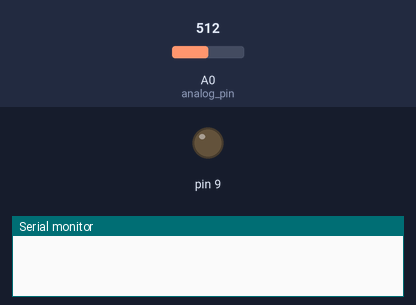
A sketch run on a simulated Arduino Uno, built with avr-gcc and run on an emulated ATmega328P. On the bench: output pins drawn as LEDs (lit = HIGH), the last lines printed to the serial monitor. The inputs (shaded band) are chosen by the test bench; at power-on: A0 (analog_pin) = 512.

Above: at 0.05 s.
At 1.2 s:
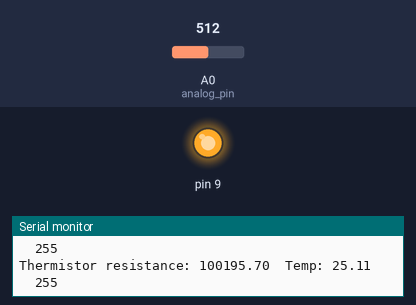
1.3 s: A0 (analog_pin) set to 1023
Timing chart, 0 to 4.3 s (numbered marks = the images above; inputs shaded):
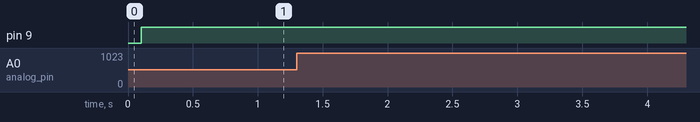

The sketch:

ThermistorWithHeating.ino
```cpp
//code for getting the resistance of thermistor

#define R1 100000   //other resistance in series
#define analog_pin A0     //analog pin for getting intermediate voltage
#define T0 298.15
#define B 3950
#define input_size 5

int analog_val[input_size];
int i;
float analog_val_new;
int t = 20;      //gap between the readings for averaging (in ms)
float R;
float T;

void setup() {

  Serial.begin(9600);
//  analogReference(EXTERNAL);

}

void loop() {

//averaging values for better results
  for (i =0;i<input_size;i++) {
  analog_val[i] =  analogRead(analog_pin);
  delay(t);
  }
analog_val_new = 0.0;
  for (i=0; i<input_size;i++) {
     analog_val_new += analog_val[i];
  }
  analog_val_new /= input_size;

//calculating resistance
R = R1/((1023/analog_val_new)-1);
Serial.print("Thermistor resistance: ");
Serial.print(R);
Serial.print("\t");

// Calculating temperature value
T = (1/((1/T0)+(log(R/R1)/B)))-273;
Serial.print("Temp: ");
Serial.println(T);
Serial.print("\t");

if (T<229.9) {
analogWrite(9, 255);
Serial.print("255");

  }
else if (T>230.1) {
  analogWrite(9, 0);
Serial.print("0");

}

delay(500);
Serial.print("\n");

}
```
